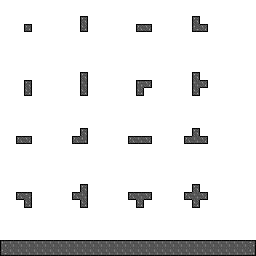

This game map was drawn from its Tiled (.tmx) file and the tilesets committed beside it. A one-line description and the full map source follow:
An orthogonal 32x32 tile map with 8x8 px tiles, 1 tile layer (Terrain).

<map version="1.10" tiledversion="1.12.2" orientation="orthogonal" renderorder="right-down" width="32" height="32" tilewidth="8" tileheight="8" infinite="0" backgroundcolor="#ffffff">
 <tileset firstgid="1" source="structural_pilot.tsx" />
 <layer id="1" name="Terrain" width="32" height="32">
  <data encoding="csv">
0,0,0,0,0,0,0,0,0,0,0,0,0,0,0,0,0,0,0,0,0,0,0,0,0,0,0,0,0,0,0,0,
0,0,0,0,0,0,0,0,0,0,0,0,0,0,0,0,0,0,0,0,0,0,0,0,0,0,0,0,0,0,0,0,
0,0,0,0,0,0,0,0,0,0,6,0,0,0,0,0,0,0,0,0,0,0,0,0,6,0,0,0,0,0,0,0,
0,0,0,2,0,0,0,0,0,0,3,0,0,0,0,0,0,4,10,0,0,0,0,0,5,10,0,0,0,0,0,0,
0,0,0,0,0,0,0,0,0,0,0,0,0,0,0,0,0,0,0,0,0,0,0,0,0,0,0,0,0,0,0,0,
0,0,0,0,0,0,0,0,0,0,0,0,0,0,0,0,0,0,0,0,0,0,0,0,0,0,0,0,0,0,0,0,
0,0,0,0,0,0,0,0,0,0,0,0,0,0,0,0,0,0,0,0,0,0,0,0,0,0,0,0,0,0,0,0,
0,0,0,0,0,0,0,0,0,0,0,0,0,0,0,0,0,0,0,0,0,0,0,0,0,0,0,0,0,0,0,0,
0,0,0,0,0,0,0,0,0,0,0,0,0,0,0,0,0,0,0,0,0,0,0,0,0,0,0,0,0,0,0,0,
0,0,0,0,0,0,0,0,0,0,6,0,0,0,0,0,0,0,0,0,0,0,0,0,6,0,0,0,0,0,0,0,
0,0,0,6,0,0,0,0,0,0,7,0,0,0,0,0,0,8,10,0,0,0,0,0,9,10,0,0,0,0,0,0,
0,0,0,3,0,0,0,0,0,0,3,0,0,0,0,0,0,3,0,0,0,0,0,0,3,0,0,0,0,0,0,0,
0,0,0,0,0,0,0,0,0,0,0,0,0,0,0,0,0,0,0,0,0,0,0,0,0,0,0,0,0,0,0,0,
0,0,0,0,0,0,0,0,0,0,0,0,0,0,0,0,0,0,0,0,0,0,0,0,0,0,0,0,0,0,0,0,
0,0,0,0,0,0,0,0,0,0,0,0,0,0,0,0,0,0,0,0,0,0,0,0,0,0,0,0,0,0,0,0,
0,0,0,0,0,0,0,0,0,0,0,0,0,0,0,0,0,0,0,0,0,0,0,0,0,0,0,0,0,0,0,0,
0,0,0,0,0,0,0,0,0,0,6,0,0,0,0,0,0,0,0,0,0,0,0,0,6,0,0,0,0,0,0,0,
0,0,4,10,0,0,0,0,0,4,11,0,0,0,0,0,4,12,10,0,0,0,0,4,13,10,0,0,0,0,0,0,
0,0,0,0,0,0,0,0,0,0,0,0,0,0,0,0,0,0,0,0,0,0,0,0,0,0,0,0,0,0,0,0,
0,0,0,0,0,0,0,0,0,0,0,0,0,0,0,0,0,0,0,0,0,0,0,0,0,0,0,0,0,0,0,0,
0,0,0,0,0,0,0,0,0,0,0,0,0,0,0,0,0,0,0,0,0,0,0,0,0,0,0,0,0,0,0,0,
0,0,0,0,0,0,0,0,0,0,0,0,0,0,0,0,0,0,0,0,0,0,0,0,0,0,0,0,0,0,0,0,
0,0,0,0,0,0,0,0,0,0,0,0,0,0,0,0,0,0,0,0,0,0,0,0,0,0,0,0,0,0,0,0,
0,0,0,0,0,0,0,0,0,0,6,0,0,0,0,0,0,0,0,0,0,0,0,0,6,0,0,0,0,0,0,0,
0,0,4,14,0,0,0,0,0,4,15,0,0,0,0,0,4,16,10,0,0,0,0,4,17,10,0,0,0,0,0,0,
0,0,0,3,0,0,0,0,0,0,3,0,0,0,0,0,0,3,0,0,0,0,0,0,3,0,0,0,0,0,0,0,
0,0,0,0,0,0,0,0,0,0,0,0,0,0,0,0,0,0,0,0,0,0,0,0,0,0,0,0,0,0,0,0,
0,0,0,0,0,0,0,0,0,0,0,0,0,0,0,0,0,0,0,0,0,0,0,0,0,0,0,0,0,0,0,0,
0,0,0,0,0,0,0,0,0,0,0,0,0,0,0,0,0,0,0,0,0,0,0,0,0,0,0,0,0,0,0,0,
0,0,0,0,0,0,0,0,0,0,0,0,0,0,0,0,0,0,0,0,0,0,0,0,0,0,0,0,0,0,0,0,
8,16,16,16,16,16,16,16,16,16,16,16,16,16,16,16,16,16,16,16,16,16,16,16,16,16,16,16,16,16,16,14,
5,13,13,13,13,13,13,13,13,13,13,13,13,13,13,13,13,13,13,13,13,13,13,13,13,13,13,13,13,13,13,11
  </data>
 </layer>
</map>
